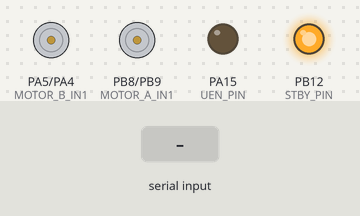
This sketch was run on a simulated STM32 Blue Pill. Shown: motor-driver pin pairs drawn as motors (green arrow = first pin HIGH = forward, orange = second pin HIGH = backward, longer = more drive, scaled by the enable pin, stopped while the standby pin is LOW), output pins drawn as LEDs (lit = HIGH). The test bench sets the inputs (shaded band). What the sketch prints to the serial monitor is not drawn.

Above: at 2.7 s.
2.8 s: "1" received over the second serial link
At 3.2 s:
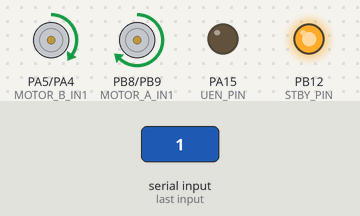
4.3 s: "0" received over the second serial link
At 5.5 s:
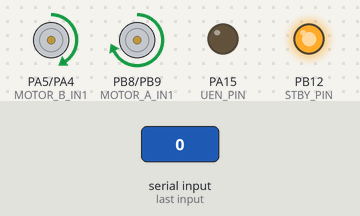
5.8 s: "2" received over the second serial link
At 6.6 s:
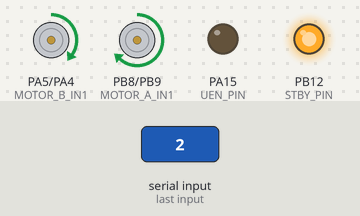
Timing chart, 0 to 8.8 s (numbered marks = the images above; inputs shaded):
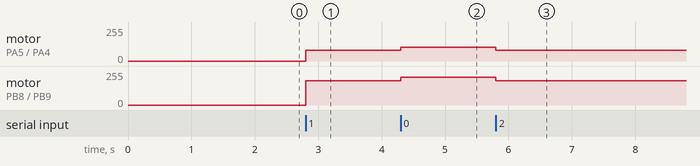

Measured:
- after the input at 2.8 s, motor on PA5 (MOTOR_B_IN1) / PA4 (MOTOR_B_IN2): stopped → forward 79/255 at once; motor on PB8 (MOTOR_A_IN1) / PB9 (MOTOR_A_IN2): stopped → forward 183/255 at once
- after the input at 4.3 s, motor on PA5 (MOTOR_B_IN1) / PA4 (MOTOR_B_IN2): forward 79/255 → forward 103/255 at once; motor on PB8 (MOTOR_A_IN1) / PB9 (MOTOR_A_IN2): forward 183/255 → forward 207/255 at once
- after the input at 5.8 s, motor on PA5 (MOTOR_B_IN1) / PA4 (MOTOR_B_IN2): forward 103/255 → forward 79/255 at once; motor on PB8 (MOTOR_A_IN1) / PB9 (MOTOR_A_IN2): forward 207/255 → forward 183/255 at once

The sketch:

stm.ino
```cpp
#include <Arduino.h>
#include <Wire.h> // Include the I2C library
#include <string.h> // Include for C-style string functions
#include <stdlib.h> // Include for atof and atoi

// Set WEBSERVER to 1 to enable I2C communication with the ESP32
#define WEBSERVER 0

// Set USB_DEBUG to 1 to enable detailed Serial output for debugging
#define USB_DEBUG 0

// Set LINE_SENSOR_MODE to 1 for Raw Mode (calculate position from 8 bits)
#define LINE_SENSOR_MODE 1

// --- Line Analysis Algorithm Selection ---
// Use one of the following three options to choose the line analysis algorithm.
#define ALGO_MOST_CENTERED 1
#define ALGO_LARGEST       2
#define ALGO_NORMAL        3

// Set the desired algorithm here:
#define LINE_ANALYSIS_ALGORITHM ALGO_MOST_CENTERED

// --- I2C Definitions ---
#if WEBSERVER
const int I2C_SLAVE_ADDR = 0x08; // The I2C address for this STM32 device
volatile bool newCommandReceived = false; // Flag to indicate a new command has arrived
char command_buffer[32]; // Buffer to store incoming commands
#endif

// --- Pin Definitions ---
#define MOTOR_A_PWM PA1
#define MOTOR_A_IN1 PB8
#define MOTOR_A_IN2 PB9
#define MOTOR_B_PWM PA6
#define MOTOR_B_IN1 PA5
#define MOTOR_B_IN2 PA4
#define UEN_PIN PA15
#define STBY_PIN PB12
#define JUNCTION_PULSE PB4

// --- Serial Baud Rates ---
const int SENSOR_BAUD_RATE = 230400;
const int DEBUG_BAUD_RATE = 115200;

// --- PID and Motor Control Variables ---
float Kp = 5.150;
float Kd = 4.550;
int SLOW_SPEED = 130;
int baseSpeed = 180;
int maxSpeed = 255;
int setPoint = 35;
int minSpeed = -255;
int junctionSpeed = 120;

int lastError = 0;
int error = 0;

unsigned long previousTime = 0;

#if WEBSERVER
void receiveEvent(int howMany);
void processCommand(char* command);
#endif

// --- State variables for line tracking and memory ---
const int LAST_END_LEFT = 0;
const int LAST_END_RIGHT = 1;
const int LAST_END_UNKNOWN = 2;
int last_end = LAST_END_UNKNOWN;
const int LAST_END_UPDATE_THRESHOLD = 30; // NOT USED

// --- Timeout for last_end memory ---
unsigned long last_end_update_time = 0;
unsigned int LAST_END_TIMEOUT_MS = 110;

// --- Grace period for handling dashed lines ---
unsigned long line_lost_time = 0;
unsigned int DASHED_LINE_GRACE_PERIOD_MS = 180;

// --- Turn Speeds for Line Lost ---
int LINE_LOST_TURN_SPEED = 150;
int LINE_LOST_PIVOT_SPEED = -150;

enum LineFeature {
  NORMAL_LINE,
  JUNCTION,
  LINE_LOST
};

struct LineAnalysisResult {
  int position;
  LineFeature featureType;
  bool isComplex;
};

void stopmotors();
void pidTurn(int error, bool isComplex);
void motorspeed(int rightmotorspeed, int leftmotorspeed);
void handleLineLost();
LineAnalysisResult analyzeSensorData(uint8_t rawSensorByte);

void setup() {
    Serial.begin(DEBUG_BAUD_RATE);
    delay(1500);
    Serial.println("Initializing USB Debug Serial...");

#if WEBSERVER
    Wire.begin(I2C_SLAVE_ADDR);
    Wire.onReceive(receiveEvent); // Register receive event ISR
    Serial.print("Initialized I2C Slave on address 0x");
    Serial.println(I2C_SLAVE_ADDR, HEX);
    Serial.println("I2C Pins: PB7 (SDA), PB6 (SCL)");
#endif

    Serial1.begin(SENSOR_BAUD_RATE);
    Serial.println("Initializing Hardware Serial1 for Line Sensor...");

    Serial.println("Initializing GPIO Pins...");
    pinMode(MOTOR_A_PWM, OUTPUT);
    pinMode(MOTOR_A_IN1, OUTPUT);
    pinMode(MOTOR_A_IN2, OUTPUT);
    pinMode(MOTOR_B_PWM, OUTPUT);
    pinMode(MOTOR_B_IN1, OUTPUT);
    pinMode(MOTOR_B_IN2, OUTPUT);
    pinMode(STBY_PIN, OUTPUT);
    digitalWrite(STBY_PIN, HIGH);
    pinMode(UEN_PIN, OUTPUT);
    digitalWrite(UEN_PIN, LOW);
    pinMode(JUNCTION_PULSE, INPUT);

    Serial.println("Setup Complete.");
    previousTime = micros();
}

LineAnalysisResult analyzeSensorData(uint8_t rawSensorByte) {
    LineAnalysisResult result;
    result.position = 255;
    result.isComplex = false;

    // Handle junction (all sensors on) and line lost (all sensors off) cases first,
    // as they are common to all algorithms.
    if (rawSensorByte == 0xFF) {
        result.featureType = JUNCTION;
        result.position = 35; // Center position
        return result;
    }
    if (rawSensorByte == 0x00) {
        result.featureType = LINE_LOST;
        return result;
    }

    int weights[8] = {0, 10, 20, 30, 40, 50, 60, 70};

#if LINE_ANALYSIS_ALGORITHM == ALGO_MOST_CENTERED
    // --- ALGORITHM 1: MOST CENTERED BLOCK ---
    // This algorithm finds all contiguous blocks of sensors and follows the one
    // closest to the center. Good for ignoring noise or splits at the edge of the sensor array.
    uint8_t sensors[8];
    for (int i = 0; i < 8; i++) {
        sensors[i] = (rawSensorByte >> i) & 0x01;
    }
    struct Block { int start; int len; };
    Block blocks[8];
    int block_count = 0;

    for (int i = 0; i < 8; ) {
        if (sensors[i] == 1) {
            blocks[block_count].start = i;
            blocks[block_count].len = 0;
            while (i < 8 && sensors[i] == 1) {
                blocks[block_count].len++;
                i++;
            }
            block_count++;
        } else {
            i++;
        }
    }

    if (block_count > 1) {
        result.isComplex = true;
    }

    if (block_count == 0) { // Should not happen due to initial check, but for safety
        result.featureType = LINE_LOST;
        return result;
    }

    int most_centered_block_idx = 0;
    if (block_count > 1) {
        float min_dist_to_center = 100.0;
        for (int i = 0; i < block_count; i++) {
            float block_center = (float)blocks[i].start + ((float)blocks[i].len - 1.0) / 2.0;
            float dist_to_center = abs(block_center - 3.5);
            if (dist_to_center < min_dist_to_center) {
                min_dist_to_center = dist_to_center;
                most_centered_block_idx = i;
            }
        }
    }

    int weighted_sum = 0;
    int sum_of_readings = 0;
    for (int i = blocks[most_centered_block_idx].start; i < blocks[most_centered_block_idx].start + blocks[most_centered_block_idx].len; i++) {
        weighted_sum += weights[i];
        sum_of_readings++;
    }
    if (sum_of_readings > 0) {
        result.position = weighted_sum / sum_of_readings;
    }

#elif LINE_ANALYSIS_ALGORITHM == ALGO_LARGEST
    // --- ALGORITHM 2: LARGEST BLOCK ---
    // This algorithm finds all contiguous blocks of sensors and follows the largest one.
    // Useful for tracks where a thinner line might split off from the main, wider track.
    uint8_t sensors[8];
    for (int i = 0; i < 8; i++) {
        sensors[i] = (rawSensorByte >> i) & 0x01;
    }
    struct Block { int start; int len; };
    Block blocks[8];
    int block_count = 0;

    for (int i = 0; i < 8; ) {
        if (sensors[i] == 1) {
            blocks[block_count].start = i;
            blocks[block_count].len = 0;
            while (i < 8 && sensors[i] == 1) {
                blocks[block_count].len++;
                i++;
            }
            block_count++;
        } else {
            i++;
        }
    }

    if (block_count > 1) {
        result.isComplex = true;
    }

    if (block_count == 0) { // Should not happen due to initial check, but for safety
        result.featureType = LINE_LOST;
        return result;
    }

    int largest_block_idx = 0;
    for (int i = 1; i < block_count; i++) {
        if (blocks[i].len > blocks[largest_block_idx].len) {
            largest_block_idx = i;
        }
    }

    int weighted_sum = 0;
    int sum_of_readings = 0;
    for (int i = blocks[largest_block_idx].start; i < blocks[largest_block_idx].start + blocks[largest_block_idx].len; i++) {
        weighted_sum += weights[i];
        sum_of_readings++;
    }
    if (sum_of_readings > 0) {
        result.position = weighted_sum / sum_of_readings;
    }

#elif LINE_ANALYSIS_ALGORITHM == ALGO_NORMAL
    // --- ALGORITHM 3: NORMAL WEIGHTED AVERAGE ---
    // This is the standard algorithm. It calculates a weighted average across all active sensors.
    // It's simple and effective but can be confused by gaps or splits in the line.
    int weighted_sum = 0;
    int sum_of_readings = 0;

    for (int i = 0; i < 8; i++) {
        if ((rawSensorByte >> i) & 0x01) {
            weighted_sum += weights[i];
            sum_of_readings++;
        }
    }

    if (sum_of_readings > 0) {
        result.position = weighted_sum / sum_of_readings;
    }
    // This algorithm does not detect complex lines, so isComplex is always false.
    result.isComplex = false;

#endif

    result.featureType = NORMAL_LINE;
    return result;
}

void loop() {
#if WEBSERVER
    if (newCommandReceived) {
        processCommand(command_buffer);
        newCommandReceived = false; // Reset the flag
    }
#endif

    if (last_end != LAST_END_UNKNOWN && millis() - last_end_update_time > LAST_END_TIMEOUT_MS) {
        last_end = LAST_END_UNKNOWN;
    }

    if (Serial1.available()) {
#if LINE_SENSOR_MODE == 1
        uint8_t rawSensorByte = Serial1.read();
        LineAnalysisResult lineState = analyzeSensorData(rawSensorByte);

        switch (lineState.featureType) {
            case NORMAL_LINE: {
                line_lost_time = 0;
                error = lineState.position - setPoint;
                bool on_left_edge = (rawSensorByte & 0b00000001);
                bool on_right_edge = (rawSensorByte & 0b10000000);

                if (on_left_edge) {
                    last_end = LAST_END_LEFT;
                    last_end_update_time = millis();
                } else if (on_right_edge) {
                    last_end = LAST_END_RIGHT;
                    last_end_update_time = millis();
                }
                pidTurn(error, lineState.isComplex);
                break;
            }
            case JUNCTION: {
                line_lost_time = 0;
                motorspeed(junctionSpeed, junctionSpeed);
                break;
            }
            case LINE_LOST: {
                if (last_end == LAST_END_UNKNOWN) {
                    if (line_lost_time == 0) {
                        line_lost_time = millis();
                    } else if (millis() - line_lost_time > DASHED_LINE_GRACE_PERIOD_MS) {
                        handleLineLost();
                    }
                } else {
                    handleLineLost();
                }
                break;
            }
        }
#elif LINE_SENSOR_MODE == 2
        // To be implemented
#endif
    }
}

void handleLineLost() {
    if (last_end == LAST_END_RIGHT) {
        motorspeed(LINE_LOST_PIVOT_SPEED, LINE_LOST_TURN_SPEED);
    } else if (last_end == LAST_END_LEFT) {
        motorspeed(LINE_LOST_TURN_SPEED, LINE_LOST_PIVOT_SPEED);
    }
}

void pidTurn(int error, bool isComplex) {
    unsigned long currentTime = micros();
    float deltaTime = (currentTime - previousTime) / 1000000.0;
    previousTime = currentTime;

    if (deltaTime <= 0.0 || deltaTime > 0.3) {
        deltaTime = 0.0;
    }

    float derivative = 0;
    if (deltaTime > 0) {
        derivative = (error - lastError) / deltaTime;
    }

    int motorSpeed = round((Kp * error) + (Kd * derivative));
    lastError = error;

    int dynamicBaseSpeed = baseSpeed;
    if (isComplex) {
        dynamicBaseSpeed = SLOW_SPEED + 1;
    }

    int currentSpeed = map(abs(error), 0, setPoint / 1.7, dynamicBaseSpeed, SLOW_SPEED);
    currentSpeed = constrain(currentSpeed, SLOW_SPEED, dynamicBaseSpeed);

    int leftMotorSpeed = constrain(currentSpeed + motorSpeed, -maxSpeed, maxSpeed);
    int rightMotorSpeed = constrain(currentSpeed - motorSpeed, -maxSpeed, maxSpeed);

    motorspeed(rightMotorSpeed, leftMotorSpeed);
}

void stopmotors() {
    digitalWrite(MOTOR_A_IN1, LOW);
    digitalWrite(MOTOR_A_IN2, LOW);
    digitalWrite(MOTOR_B_IN1, LOW);
    digitalWrite(MOTOR_B_IN2, LOW);
    analogWrite(MOTOR_A_PWM, 0);
    analogWrite(MOTOR_B_PWM, 0);
}

#if WEBSERVER
void receiveEvent(int howMany) {
    if (howMany > 0 && !newCommandReceived) {
        int i = 0;
        while (Wire.available() && i < sizeof(command_buffer) - 1) {
            char c = Wire.read();
            if (c == '\n' || c == '\r') continue; // Ignore newlines
            command_buffer[i] = c;
            i++;
        }
        command_buffer[i] = '\0';
        newCommandReceived = true;
    }
}

void processCommand(char* command) {
    char* separator = strchr(command, ':');

    if (separator != NULL) {
        // Split the string into two parts by replacing ':' with a null terminator
        *separator = '\0';
        char* valueStr = separator + 1;

#if USB_DEBUG
        Serial.print("I2C CMD RX: '");
        Serial.print(command);
        Serial.print("' VAL: '");
        Serial.print(valueStr);
        Serial.println("'");
#endif

        if (strcmp(command, "KP") == 0) {
            Kp = atof(valueStr);
        } else if (strcmp(command, "KD") == 0) {
            Kd = atof(valueStr);
        } else if (strcmp(command, "BS") == 0) {
            baseSpeed = atoi(valueStr);
        } else if (strcmp(command, "MS") == 0) {
            maxSpeed = atoi(valueStr);
        } else if (strcmp(command, "MN") == 0) {
            minSpeed = atoi(valueStr);
        } else if (strcmp(command, "SS") == 0) {
            SLOW_SPEED = atoi(valueStr);
        } else if (strcmp(command, "SP") == 0) {
            setPoint = atoi(valueStr);
        } else if (strcmp(command, "LT") == 0) {
            LAST_END_TIMEOUT_MS = atoi(valueStr);
        } else if (strcmp(command, "DG") == 0) {
            DASHED_LINE_GRACE_PERIOD_MS = atoi(valueStr);
        } else if (strcmp(command, "TS") == 0) {
            LINE_LOST_TURN_SPEED = atoi(valueStr);
        } else if (strcmp(command, "PS") == 0) {
            LINE_LOST_PIVOT_SPEED = atoi(valueStr);
        } else if (strcmp(command, "JS") == 0) {
            junctionSpeed = atoi(valueStr);
        }
    }
}
#endif

void motorspeed(int rightmotorspeed, int leftmotorspeed) {
    if (rightmotorspeed > 0) {
        digitalWrite(MOTOR_B_IN1, HIGH);
        digitalWrite(MOTOR_B_IN2, LOW);
    } else if (rightmotorspeed < 0) {
        digitalWrite(MOTOR_B_IN1, LOW);
        digitalWrite(MOTOR_B_IN2, HIGH);
    } else {
        digitalWrite(MOTOR_B_IN1, LOW);
        digitalWrite(MOTOR_B_IN2, LOW);
    }
    analogWrite(MOTOR_B_PWM, constrain(abs(rightmotorspeed), 0, 255));

    if (leftmotorspeed > 0) {
        digitalWrite(MOTOR_A_IN1, HIGH);
        digitalWrite(MOTOR_A_IN2, LOW);
    } else if (leftmotorspeed < 0) {
        digitalWrite(MOTOR_A_IN1, LOW);
        digitalWrite(MOTOR_A_IN2, HIGH);
    } else {
        digitalWrite(MOTOR_A_IN1, LOW);
        digitalWrite(MOTOR_A_IN2, LOW);
    }
    analogWrite(MOTOR_A_PWM, constrain(abs(leftmotorspeed), 0, 255));
}
```
